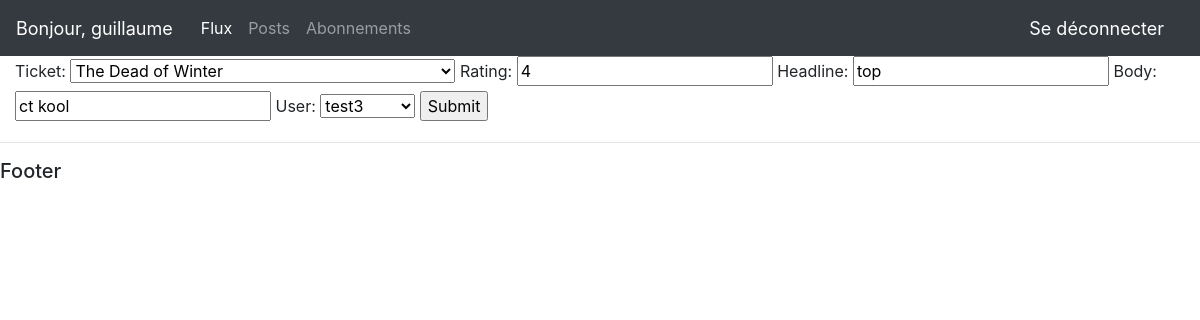
The app's page /update_review/4 (signed in) with its own data.
### reviews/models.py (models this page shows, shortened)
class Review(models.Model):
    ticket = models.ForeignKey(to=Ticket, on_delete=models.CASCADE)
    rating = models.PositiveSmallIntegerField(
        validators=[MinValueValidator(0), MaxValueValidator(5)])
    headline = models.CharField(max_length=128)
    body = models.CharField(max_length=8192, blank=True)
    user = models.ForeignKey(
        to=settings.AUTH_USER_MODEL, on_delete=models.CASCADE)
    time_created = models.DateTimeField(auto_now_add=True)

### reviews/views.py (the view)
# urls.py: path('update_review/<str:pk>', views.updateReview, name='update_review'),
@login_required(login_url='login')
def updateReview(request, pk):
    review = Review.objects.get(pk=pk)
    form = ReviewForm(instance=review)
    if request.method == 'POST':
        form = ReviewForm(request.POST, instance=review)
        if form.is_valid():
            form.save()
            return redirect('/')
    context = {"form":form}
    return render(request, 'reviews/review_form.html', context)

### reviews/forms.py
class ReviewForm(ModelForm):
    class Meta:
        model = Review
        fields = '__all__'

### reviews/models.py (called while the page is built)
    def __str__(self):
        return self.title

### reviews/templates/reviews/review_form.html (shortened to what this page needs)
{% extends 'accounts/main.html'  %}
{% load static %}
{% block content %}
<form method="post" action="">
    {{form}}
    <input type="submit" name="Submit">
</form>
{% endblock %}

### reviews/templates/accounts/navbar.html (shortened to what this page needs)
{% load static %}
<nav class="navbar navbar-expand-lg navbar-dark bg-dark">
  <span class="hello-msg">Bonjour, {{request.user}}</span>
  <div class="collapse navbar-collapse" id="navbarNav">
    <ul class="navbar-nav">
      <li class="nav-item active">
        <a class="nav-link" href="{% url 'dashboard' %}">Flux</a>
      </li>
      <li class="nav-item">
        <a class="nav-link" href="{% url 'posts' %}">Posts</a>
      </li>
      <li class="nav-item">
        <a class="nav-link" href="{% url 'subscriptions' %}">Abonnements</a>
      </li>
    </ul>
  </div>
  <span ><a  class="hello-msg" href="{% url 'logout' %}">Se déconnecter</a></span>
</nav>

### reviews/templates/accounts/navbar.html (style rules this page uses)
.hello-msg { font-size: 18px; color: #fff; margin-right: 20px; }

### records on screen
Review: ticket "The Dead of Winter", rating "4", headline "top", body "ct kool", user "test3"

### other values on screen
{{ request.user }} "guillaume"
